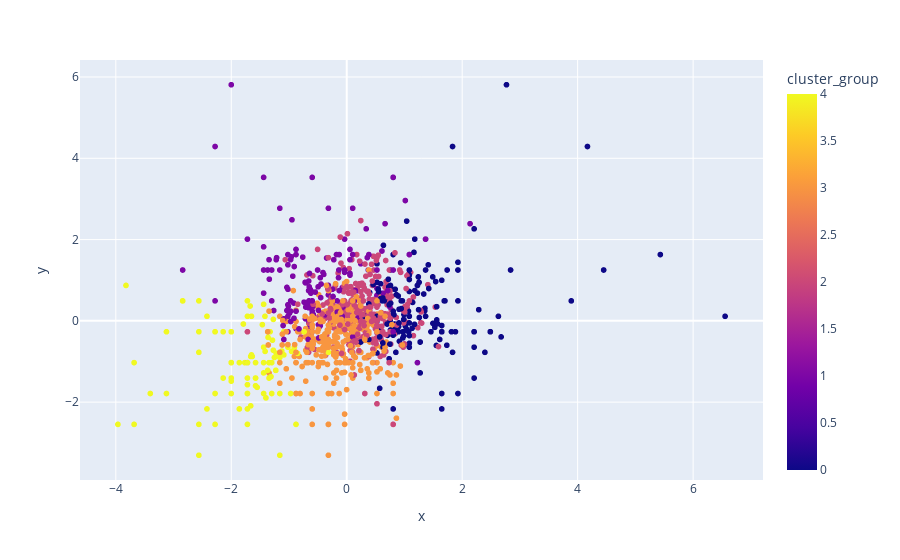

The cell this chart's notebook holds for it:
### Code cell
fig = px.scatter(stats_2020_agg, x=X1[:,0], y=X1[:,1], color='cluster_group', 
                 hover_data=['player_id', 'player_name'])
fig.show()

### Figure 1 — Plotly figure (JSON) as saved in the notebook; plotly's stock layout.template omitted (floating-point values rounded to 4 significant figures; data arrays with more than 128 entries replaced by an {"elided": "..."} marker saying what was removed)
{"data": [{"customdata": {"elided": "1019x2 mixed values"}, "hovertemplate": "x=%{x}<br>y=%{y}<br>player_id=%{customdata[0]}<br>player_name=%{customdata[1]}<br>cluster_group=%{marker.color}<extra></extra>", "legendgroup": "", "marker": {"color": {"elided": "1019 int values"}, "coloraxis": "coloraxis", "symbol": "circle"}, "mode": "markers", "name": "", "showlegend": false, "type": "scattergl", "x": {"elided": "1019 float values"}, "xaxis": "x", "y": {"elided": "1019 float values"}, "yaxis": "y"}], "layout": {"coloraxis": {"colorbar": {"title": {"text": "cluster_group"}}, "colorscale": [[0, "#0d0887"], [0.1111, "#46039f"], [0.2222, "#7201a8"], [0.3333, "#9c179e"], [0.4444, "#bd3786"], [0.5556, "#d8576b"], [0.6667, "#ed7953"], [0.7778, "#fb9f3a"], [0.8889, "#fdca26"], [1, "#f0f921"]]}, "legend": {"tracegroupgap": 0}, "margin": {"t": 60}, "xaxis": {"anchor": "y", "domain": [0, 1], "title": {"text": "x"}}, "yaxis": {"anchor": "x", "domain": [0, 1], "title": {"text": "y"}}}}
